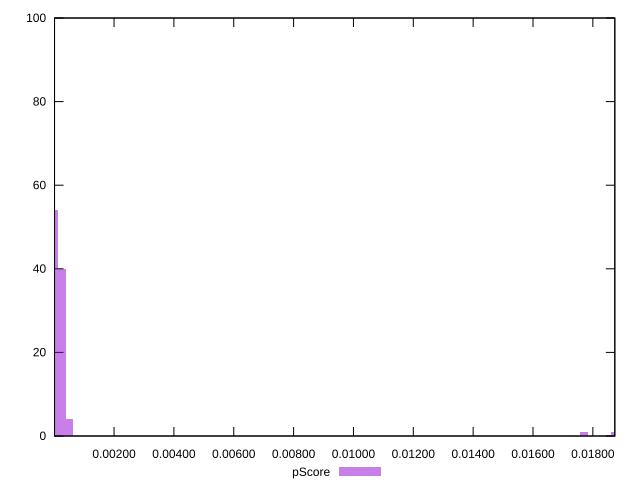

Recreate this plot in gnuplot.
reset

$pScore <<EOF
0.01871946836419633 1
0.017707605209374908 1
0 54
0.0002529657887053558 40
0.0005059315774107116 4
EOF

set key outside below
set boxwidth 0.0002529657887053558
set xrange [0.00001117693480567894:0.018734075512748083]
set yrange [0:100]
set trange [0:100]
set style fill transparent solid 0.5 noborder
set terminal svg size 640, 490 enhanced background rgb 'white'
set output "report_00015_2021-02-09T16-11-33.973Z/largest-contentful-paint/samples/pages/pScore/histogram.svg"

plot $pScore title "pScore" with boxes

reset
